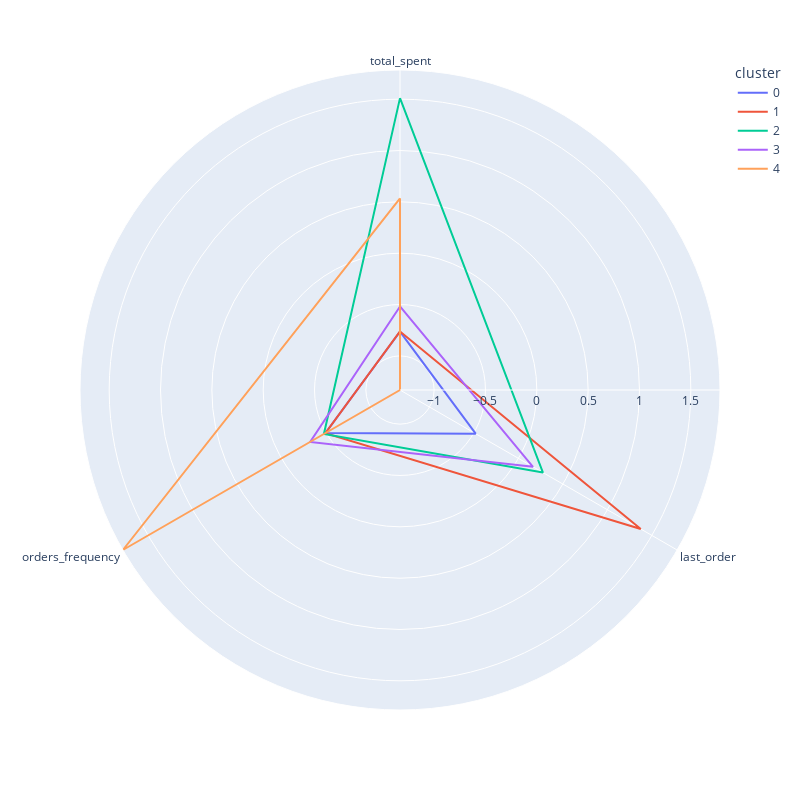

Notebook code cell kept with this figure:
### Markdown cell above
Le nuage de points 3D obtenu n'est pas très lisible. Un bon moyen de mieux visualiser les différences entre chaque cluster obtenu est de dessiner un graphique en toile d'araignée où chaque axe correspond à une feature :

### Code cell
k_means_cluster_df = pd.DataFrame(cluster_df)
k_means_cluster_df["cluster"] = clusters.labels_.astype(int)
# On calcule la moyenne de chaque feature à l'intérieur de chaque catégorie
categories_df = k_means_cluster_df.groupby(["cluster"]).mean()
print(categories_df)
# On normalise ensuite toutes les valeurs de la dataframe pour avoir une
# échelle cohérente dans notre graphique
categories_df = (categories_df-categories_df.mean())/categories_df.std()
categories_df.reset_index(inplace=True)
print(categories_df)
melted_df = pd.melt(categories_df, id_vars=['cluster'], var_name='feature', value_name='data',
             value_vars=['total_spent', 'last_order', 'orders_frequency'])

fig = px.line_polar(melted_df, r="data", theta="feature", color="cluster", line_close=True)
fig.update_layout(
    autosize=False,
    width=800,
    height=800,)
fig.show()

### Figure 1 — Plotly figure (JSON) as saved in the notebook; plotly's stock layout.template omitted (floating-point values rounded to 4 significant figures)
{"data": [{"hovertemplate": "cluster=0<br>data=%{r}<br>feature=%{theta}<extra></extra>", "legendgroup": "0", "line": {"color": "#636efa", "dash": "solid"}, "marker": {"symbol": "circle"}, "mode": "lines", "name": "0", "r": [-0.7643, -0.4812, -0.4929, -0.7643], "showlegend": true, "subplot": "polar", "theta": ["total_spent", "last_order", "orders_frequency", "total_spent"], "type": "scatterpolar"}, {"hovertemplate": "cluster=1<br>data=%{r}<br>feature=%{theta}<extra></extra>", "legendgroup": "1", "line": {"color": "#EF553B", "dash": "solid"}, "marker": {"symbol": "circle"}, "mode": "lines", "name": "1", "r": [-0.762, 1.375, -0.4929, -0.762], "showlegend": true, "subplot": "polar", "theta": ["total_spent", "last_order", "orders_frequency", "total_spent"], "type": "scatterpolar"}, {"hovertemplate": "cluster=2<br>data=%{r}<br>feature=%{theta}<extra></extra>", "legendgroup": "2", "line": {"color": "#00cc96", "dash": "solid"}, "marker": {"symbol": "circle"}, "mode": "lines", "name": "2", "r": [1.51, 0.2753, -0.4766, 1.51], "showlegend": true, "subplot": "polar", "theta": ["total_spent", "last_order", "orders_frequency", "total_spent"], "type": "scatterpolar"}, {"hovertemplate": "cluster=3<br>data=%{r}<br>feature=%{theta}<extra></extra>", "legendgroup": "3", "line": {"color": "#ab63fa", "dash": "solid"}, "marker": {"symbol": "circle"}, "mode": "lines", "name": "3", "r": [-0.5186, 0.1633, -0.3218, -0.5186], "showlegend": true, "subplot": "polar", "theta": ["total_spent", "last_order", "orders_frequency", "total_spent"], "type": "scatterpolar"}, {"hovertemplate": "cluster=4<br>data=%{r}<br>feature=%{theta}<extra></extra>", "legendgroup": "4", "line": {"color": "#FFA15A", "dash": "solid"}, "marker": {"symbol": "circle"}, "mode": "lines", "name": "4", "r": [0.5346, -1.332, 1.784, 0.5346], "showlegend": true, "subplot": "polar", "theta": ["total_spent", "last_order", "orders_frequency", "total_spent"], "type": "scatterpolar"}], "layout": {"autosize": false, "height": 800, "legend": {"title": {"text": "cluster"}, "tracegroupgap": 0}, "margin": {"t": 60}, "polar": {"angularaxis": {"direction": "clockwise", "rotation": 90, "type": "category"}, "domain": {"x": [0, 1], "y": [0, 1]}, "radialaxis": {"autorange": true, "range": [-1.332, 1.784], "type": "linear"}}, "width": 800}}
